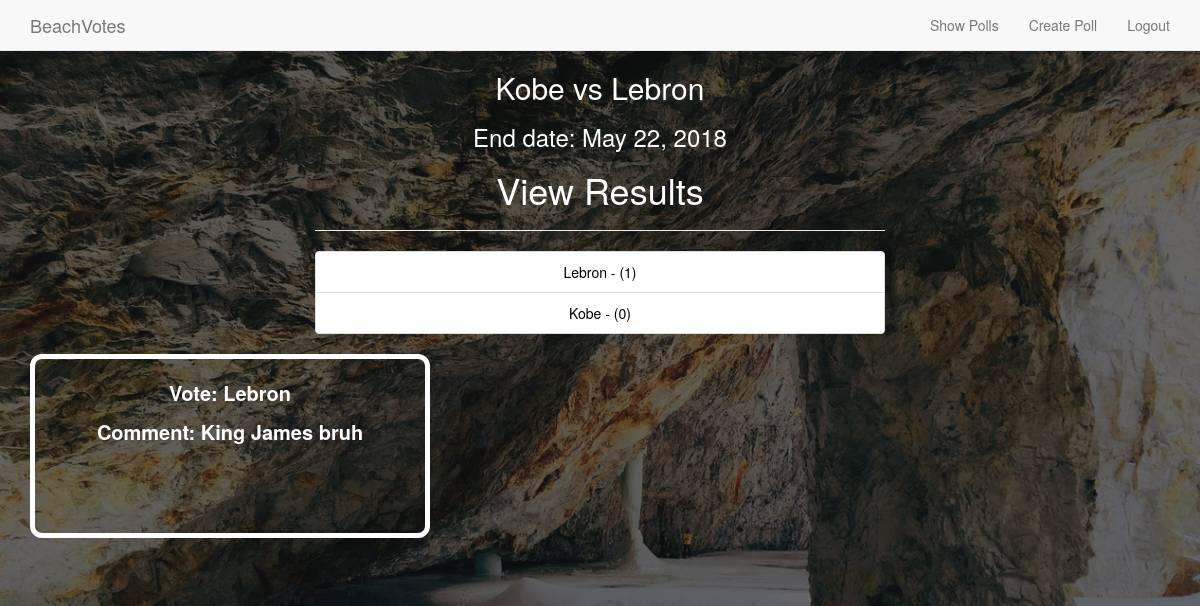
Before: /poll/2/1/ (signed in) with the older database file.
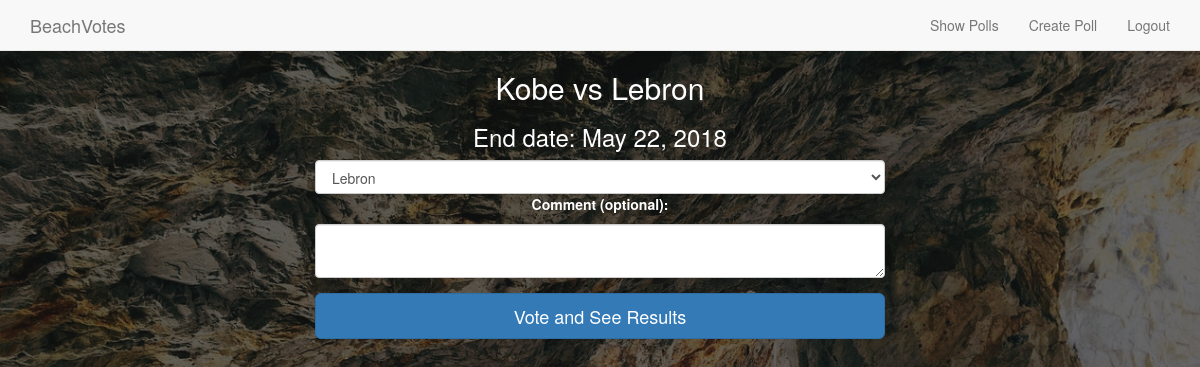
After: the same page with the newer database file.
### poll/models.py (models this page shows, shortened)
class Poll(models.Model):
    category = models.ForeignKey(Category, on_delete=models.CASCADE)
    poll_creator = models.ForeignKey(User, on_delete=models.CASCADE)
    title_question = models.CharField(max_length = 128, unique = True, null = False)
    start_date = models.DateField(default = datetime.date.today, null = False)
    end_date =  models.DateField(default = datetime.date.today() + datetime.timedelta(days=1),
                                 null = False)
    def __init__(self, *args, **kwargs):
        models.Model.__init__(self, *args, **kwargs)

class Vote(models.Model):
    user = models.ForeignKey(User, on_delete=models.CASCADE)
    poll = models.ForeignKey(Poll, on_delete=models.CASCADE)
    vote_choice = models.CharField(max_length = 50, unique = False, null = False)
    comment = models.CharField(max_length = 144, unique = False, null = False)
    date_of_vote = models.DateField(default = datetime.date.today, null = False)
    def __init__(self, *args, **kwargs):
        models.Model.__init__(self, *args, **kwargs)

### poll/views.py (the view, shortened to what this page needs)
# urls.py: url(r'^(?P<poll_id>[0-9]+)/(?P<user_id>[0-9]+)/$', views.view_poll, name='view_poll'),
@login_required
def view_poll(request, poll_id, user_id):
    poll = Poll.objects.get(id = poll_id)
    user = User.objects.get(id = user_id)
    try:
        users_vote = Vote.objects.filter(poll = poll, user = user)
        if not users_vote:
            raise Exception("Vote not found")
        vote_results = Vote.objects.filter(poll = poll)
        final_results = retrive_poll_results(poll)
        return render(request, 'poll/view_poll.html',
            context = {'poll': poll,
                       'poll_has_closed' : True,
                       'final_results' : final_results,
                       'vote_responses' : vote_results })
    except Exception as exception:
        answer_choices = PollAnswerChoice.objects.filter(poll = poll)
        print( str(exception) )
        return render(request, 'poll/view_poll.html',
            context = {'poll' : poll,
                       'poll_has_closed': False,
                       'answer_choices' : answer_choices })

### poll/models.py (called while the page is built)
    def __str__(self):
        return self.answer

### templates/poll/view_poll.html (shortened to what this page needs)
{% extends 'poll/base.html' %}
{% load staticfiles %}
{% block body_block %}
<body class="viewcategorypage">
  <div class="container col-md-6 col-md-offset-3 text-center">
    <div>
      {% if poll %}
        <h2>{{ poll.title_question }}</h2>
        <h3>End date: {{ poll.end_date }}</h3>
        {% if poll_has_closed %}
          <h1 class="text-center">View Results</h1>
          <hr />
          <ul class="list-group" style="color: black;">
            {% for result in final_results %}
            <li class="list-group-item">
              {{ result }}
            </li>
            {% endfor %}
          </ul>
    </div>
  </div>
    <div class="container text-center">
      <div class="row col-sm-6 pollcontainer" style="border: 5px solid white; margin-bottom: 40px; font-size: 20px; padding: 20px;">
        {% for response in vote_responses %}
          <p>Vote: {{ response.vote_choice }}</p>
          <p>Comment: {{ response.comment }} </p>
          <br /><br />
        {% endfor %}
      </div>
    </div>
        {% else %}
          <form method="post" action="{% url 'vote_poll' user.id poll.id %}">
            <select name="vote_choice" id="choice" class="form-control">
              {% for choice in answer_choices %}
                <option value="{{ choice }}">{{ choice }}</option>
              {% endfor %}
            </select>
            <div class="form-group">
              <label for="comment">Comment (optional):</label>
              <textarea class="form-control" id="comment" name="comment">{{ previous_comment }}</textarea>
            </div>
            <button class="btn btn-primary btn-lg btn-block" name="submit">
              Vote and See Results
            </button>
          </form>
        {% endif %}
      {% else %}
        <h2 class="text-center">No poll to display</h2>
    {% endif %}
    </div>
</div>
</body>
{% endblock %}

### templates/poll/base.html (shortened to what this page needs)
<!DOCTYPE html>
{% load staticfiles %}
<html>
<head lang="en">
  <link rel="stylesheet" href="https://maxcdn.bootstrapcdn.com/bootstrap/3.3.7/css/bootstrap.min.css" />
  <link rel="stylesheet" href="{% static 'stylesheets/base.css' %}">
</head>
<body>
  <nav class="navbar navbar-default navbar-fixed-top">
    <div class="container">
      <div class="navbar-header">
        <a class="navbar-brand nav-text" href="{% url 'show_polls' %}">BeachVotes</a>
      </div>
      <div class="collapse navbar-collapse" id="nav-collapse">
        <ul class="nav navbar-nav navbar-right">
          {% if user.is_authenticated %}
            <li><a href="{% url 'show_polls' %}">Show Polls</a></li>
            <li><a href="{% url 'create_poll' %}">Create Poll</a></li>
            <li><a href="{% url 'auth_logout' %}">Logout</a></li>
          {% else %}
            <li><a href="{% url 'index' %}">Home</a></li>
            <li><a href="{% url 'auth_login' %}">Login</a></li>
            <li><a href="{% url 'registration_register' %}">Create Account</a></li>
          {% endif %}
        </ul>
      </div>
    </div>
  </nav>
  <div>
    {% block body_block %}
    {% endblock %}
  </div>
</body>
</html>

### static/stylesheets/base.css (style rules this page uses)
body { color: white; background-color: #2c3e50; }
.navbar-default { position: relative; margin-bottom: 0px; }
.viewcategorypage { background-image: linear-gradient( rgba(20, 20, 20, .6), rgba(20, 20, 20, .6) ), url('../images/beachcave.jpeg'); background-size: cover; border-bottom-color: #2c3e50; background-attachment:fixed; height:100%; }

Changed rows visible on the page:
removed Vote: vote_choice "Lebron", comment "King James bruh"
Other visible differences:
form field vote_choice: (not shown) → "Lebron"
text no longer shown: "View Results"
text now shown: "Comment (optional): Vote and See Results"
list line gone: "Lebron - (1)"
list line gone: "Kobe - (0)"
